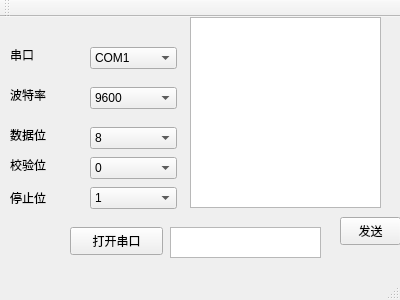
<?xml version="1.0" encoding="UTF-8"?>
<ui version="4.0">
 <class>Serial</class>
 <widget class="QMainWindow" name="Serial">
  <property name="geometry">
   <rect>
    <x>0</x>
    <y>0</y>
    <width>400</width>
    <height>300</height>
   </rect>
  </property>
  <property name="windowTitle">
   <string>Serial</string>
  </property>
  <widget class="QWidget" name="centralWidget">
   <widget class="QLabel" name="label">
    <property name="geometry">
     <rect>
      <x>10</x>
      <y>30</y>
      <width>72</width>
      <height>15</height>
     </rect>
    </property>
    <property name="text">
     <string>串口</string>
    </property>
   </widget>
   <widget class="QLabel" name="label_2">
    <property name="geometry">
     <rect>
      <x>10</x>
      <y>70</y>
      <width>72</width>
      <height>15</height>
     </rect>
    </property>
    <property name="text">
     <string>波特率</string>
    </property>
   </widget>
   <widget class="QLabel" name="label_3">
    <property name="geometry">
     <rect>
      <x>10</x>
      <y>110</y>
      <width>72</width>
      <height>15</height>
     </rect>
    </property>
    <property name="text">
     <string>数据位</string>
    </property>
   </widget>
   <widget class="QLabel" name="label_4">
    <property name="geometry">
     <rect>
      <x>10</x>
      <y>140</y>
      <width>72</width>
      <height>15</height>
     </rect>
    </property>
    <property name="text">
     <string>校验位</string>
    </property>
   </widget>
   <widget class="QLabel" name="label_5">
    <property name="geometry">
     <rect>
      <x>10</x>
      <y>170</y>
      <width>72</width>
      <height>21</height>
     </rect>
    </property>
    <property name="text">
     <string>停止位</string>
    </property>
   </widget>
   <widget class="QComboBox" name="PortBox">
    <property name="geometry">
     <rect>
      <x>90</x>
      <y>30</y>
      <width>87</width>
      <height>22</height>
     </rect>
    </property>
    <item>
     <property name="text">
      <string>COM1</string>
     </property>
    </item>
    <item>
     <property name="text">
      <string>COM7</string>
     </property>
    </item>
    <item>
     <property name="text">
      <string>COM2</string>
     </property>
    </item>
    <item>
     <property name="text">
      <string>COM3</string>
     </property>
    </item>
    <item>
     <property name="text">
      <string>COM4</string>
     </property>
    </item>
    <item>
     <property name="text">
      <string>COM5</string>
     </property>
    </item>
    <item>
     <property name="text">
      <string>COM6</string>
     </property>
    </item>
   </widget>
   <widget class="QComboBox" name="BaudBox">
    <property name="geometry">
     <rect>
      <x>90</x>
      <y>70</y>
      <width>87</width>
      <height>22</height>
     </rect>
    </property>
    <item>
     <property name="text">
      <string>9600</string>
     </property>
    </item>
    <item>
     <property name="text">
      <string>19200</string>
     </property>
    </item>
    <item>
     <property name="text">
      <string>38400</string>
     </property>
    </item>
    <item>
     <property name="text">
      <string>57600</string>
     </property>
    </item>
    <item>
     <property name="text">
      <string>115200</string>
     </property>
    </item>
   </widget>
   <widget class="QComboBox" name="BitBox">
    <property name="geometry">
     <rect>
      <x>90</x>
      <y>110</y>
      <width>87</width>
      <height>22</height>
     </rect>
    </property>
    <item>
     <property name="text">
      <string>8</string>
     </property>
    </item>
    <item>
     <property name="text">
      <string>7</string>
     </property>
    </item>
    <item>
     <property name="text">
      <string>5</string>
     </property>
    </item>
   </widget>
   <widget class="QComboBox" name="ParityBox">
    <property name="geometry">
     <rect>
      <x>90</x>
      <y>140</y>
      <width>87</width>
      <height>22</height>
     </rect>
    </property>
    <item>
     <property name="text">
      <string>0</string>
     </property>
    </item>
   </widget>
   <widget class="QComboBox" name="StopBox">
    <property name="geometry">
     <rect>
      <x>90</x>
      <y>170</y>
      <width>87</width>
      <height>22</height>
     </rect>
    </property>
    <item>
     <property name="text">
      <string>1</string>
     </property>
    </item>
   </widget>
   <widget class="QPushButton" name="OpenSerialButton">
    <property name="geometry">
     <rect>
      <x>70</x>
      <y>210</y>
      <width>93</width>
      <height>28</height>
     </rect>
    </property>
    <property name="text">
     <string>打开串口</string>
    </property>
   </widget>
   <widget class="QPushButton" name="SendButton">
    <property name="geometry">
     <rect>
      <x>340</x>
      <y>200</y>
      <width>61</width>
      <height>28</height>
     </rect>
    </property>
    <property name="text">
     <string>发送</string>
    </property>
   </widget>
   <widget class="QTextBrowser" name="textEdit_2">
    <property name="geometry">
     <rect>
      <x>190</x>
      <y>0</y>
      <width>191</width>
      <height>191</height>
     </rect>
    </property>
   </widget>
   <widget class="QTextEdit" name="textEdit">
    <property name="geometry">
     <rect>
      <x>170</x>
      <y>210</y>
      <width>151</width>
      <height>31</height>
     </rect>
    </property>
   </widget>
  </widget>
  <widget class="QMenuBar" name="menuBar">
   <property name="geometry">
    <rect>
     <x>0</x>
     <y>0</y>
     <width>400</width>
     <height>23</height>
    </rect>
   </property>
  </widget>
  <widget class="QToolBar" name="mainToolBar">
   <attribute name="toolBarArea">
    <enum>TopToolBarArea</enum>
   </attribute>
   <attribute name="toolBarBreak">
    <bool>false</bool>
   </attribute>
  </widget>
  <widget class="QStatusBar" name="statusBar"/>
 </widget>
 <layoutdefault spacing="6" margin="11"/>
 <resources/>
 <connections/>
</ui>
